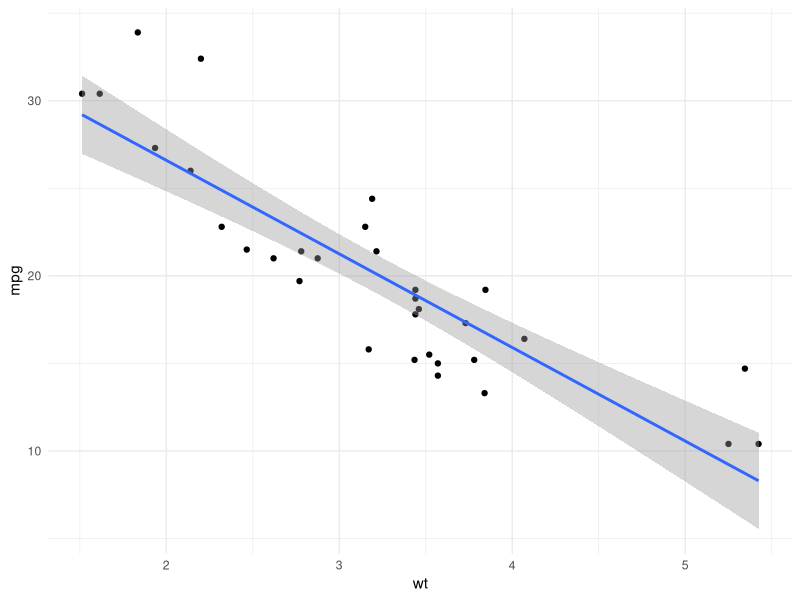

The R source for this figure: (Note: this script raises an error after producing the figure.)
# Script: analisis.R
# Autor: rcarrillo
# Fecha: 2025-01-16

# Cargar librerías
library(ggplot2)

# Cargar datos
data(mtcars)

# Análisis
modelo <- lm(mpg ~ wt + hp, data = mtcars)
summary(modelo)

# Visualización
ggplot(mtcars, aes(x = wt, y = mpg)) +
  geom_point() +
  geom_smooth(method = "lm") +
  theme_minimal()

# Guardar resultados
saveRDS(modelo, "resultados/modelo.rds")